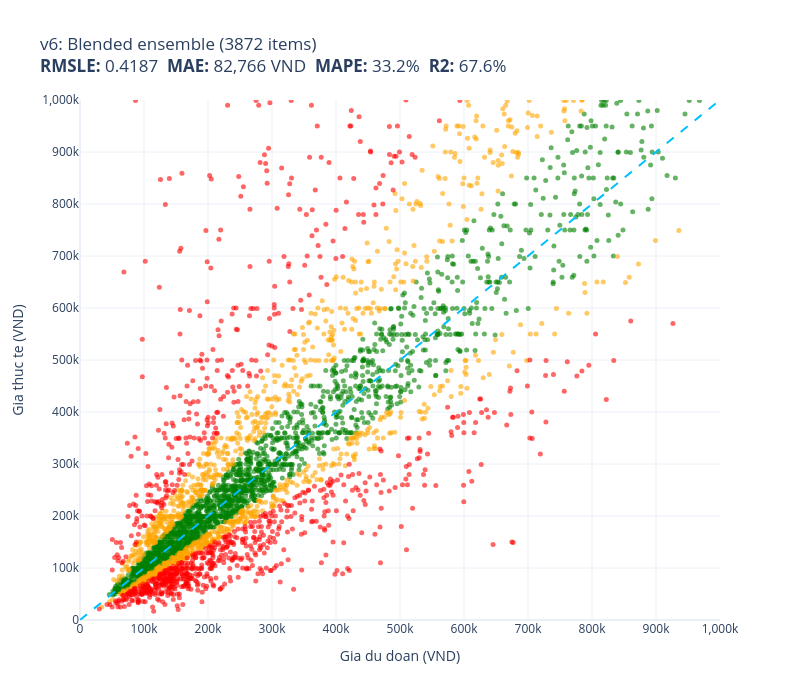
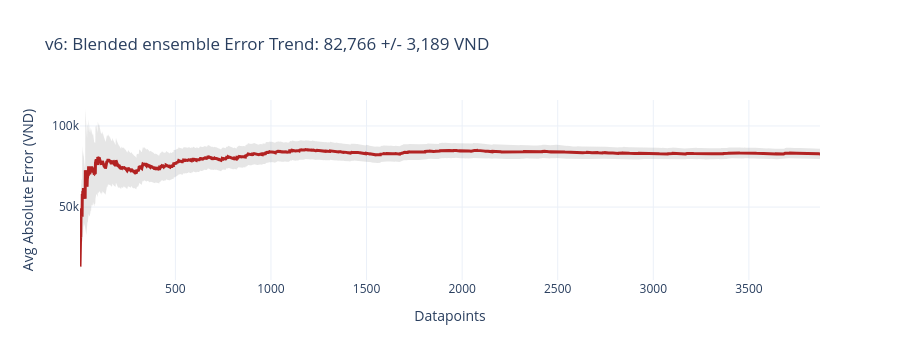

Notebook source saved alongside these figures, in order:
### Code cell
# Phase 5: Evaluate blend
evaluate_and_store(test_prices, blended_test, "v6: Blended ensemble", test_names)

# Save blend config
blend_config = {
    "models": blend_names,
    "weights": opt_w.tolist(),
    "val_rmsle": res.fun,
    "test_rmsle": ALL_RESULTS["v6: Blended ensemble"]["rmsle"],
}
with open(WEIGHTS_V6 / "blend_config.json", "w") as f:
    json.dump(blend_config, f, indent=2, ensure_ascii=False)
print(f"  Saved blend config: {WEIGHTS_V6 / 'blend_config.json'}")


# ============================================================
# PHASE 6: SUMMARY
# ============================================================

### Figure 1 — Plotly figure (JSON) as saved in the notebook; plotly's stock layout.template omitted (floating-point values rounded to 4 significant figures; data arrays with more than 128 entries replaced by an {"elided": "..."} marker saying what was removed)
{"data": [{"customdata": {"elided": "1849x1 str values"}, "hovertemplate": "%{customdata[0]}<extra></extra>", "marker": {"color": "green", "opacity": 0.6, "size": 5}, "mode": "markers", "name": "green", "type": "scatter", "x": {"elided": "1849 float values"}, "y": {"elided": "1849 float values"}}, {"customdata": {"elided": "1050x1 str values"}, "hovertemplate": "%{customdata[0]}<extra></extra>", "marker": {"color": "orange", "opacity": 0.6, "size": 5}, "mode": "markers", "name": "orange", "type": "scatter", "x": {"elided": "1050 float values"}, "y": {"elided": "1050 float values"}}, {"customdata": {"elided": "973x1 str values"}, "hovertemplate": "%{customdata[0]}<extra></extra>", "marker": {"color": "red", "opacity": 0.6, "size": 5}, "mode": "markers", "name": "red", "type": "scatter", "x": {"elided": "973 float values"}, "y": {"elided": "973 float values"}}, {"hoverinfo": "skip", "line": {"color": "deepskyblue", "dash": "dash", "width": 2}, "mode": "lines", "name": "y=x", "showlegend": false, "type": "scatter", "x": [0, 1000000], "y": [0, 1000000]}], "layout": {"height": 700, "showlegend": false, "title": {"text": "v6: Blended ensemble (3872 items)<br><b>RMSLE:</b> 0.4187  <b>MAE:</b> 82,766 VND  <b>MAPE:</b> 33.2%  <b>R2:</b> 67.6%"}, "width": 800, "xaxis": {"range": [0, 1000000], "ticktext": ["0", "100k", "200k", "300k", "400k", "500k", "600k", "700k", "800k", "900k", "1,000k"], "tickvals": [0, 100000, 200000, 300000, 400000, 500000, 600000, 700000, 800000, 900000, 1000000], "title": {"text": "Gia du doan (VND)"}}, "yaxis": {"range": [0, 1000000], "ticktext": ["0", "100k", "200k", "300k", "400k", "500k", "600k", "700k", "800k", "900k", "1,000k"], "tickvals": [0, 100000, 200000, 300000, 400000, 500000, 600000, 700000, 800000, 900000, 1000000], "title": {"text": "Gia thuc te (VND)"}}}}

### Figure 2 — Plotly figure (JSON) as saved in the notebook; plotly's stock layout.template omitted (floating-point values rounded to 4 significant figures; data arrays with more than 128 entries replaced by an {"elided": "..."} marker saying what was removed)
{"data": [{"fill": "toself", "fillcolor": "rgba(128,128,128,0.2)", "hoverinfo": "skip", "line": {"color": "rgba(255,255,255,0)"}, "showlegend": false, "type": "scatter", "x": {"elided": "7744 int values"}, "y": {"elided": "7744 float values"}}, {"line": {"color": "firebrick", "width": 3}, "mode": "lines", "name": "Cumulative Avg Error", "type": "scatter", "x": {"elided": "3872 int values"}, "y": {"elided": "3872 float values"}}], "layout": {"height": 360, "showlegend": false, "title": {"text": "v6: Blended ensemble Error Trend: 82,766 +/- 3,189 VND"}, "width": 900, "xaxis": {"title": {"text": "Datapoints"}}, "yaxis": {"ticktext": ["0", "50k", "100k", "150k"], "tickvals": [0, 50000, 100000, 150000], "title": {"text": "Avg Absolute Error (VND)"}}}}
